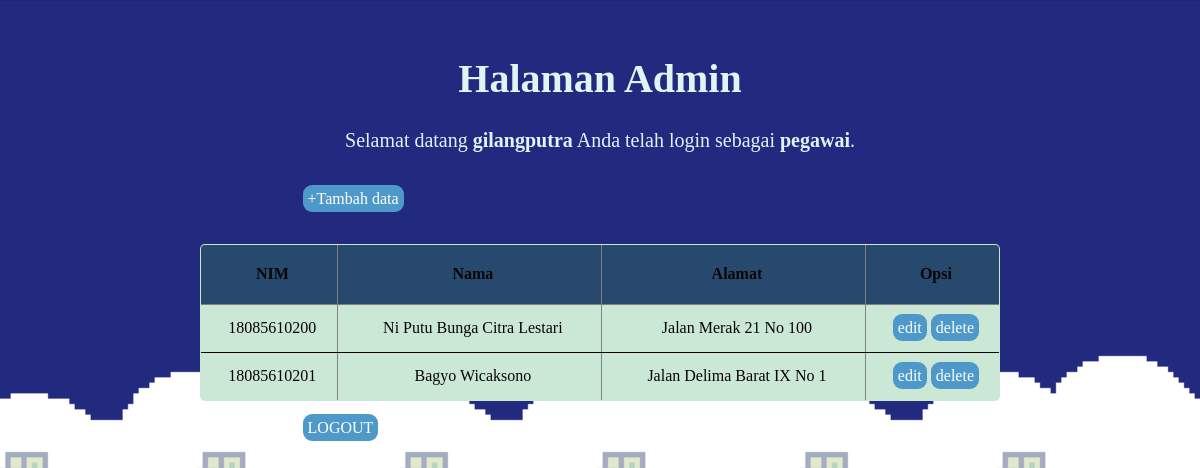
The page /halaman_admin.php (signed in) on the database its author committed.
### tables this page shows
CREATE TABLE `mahasiswa` (
  `id` int(11) NOT NULL,
  `nim` varchar(255) NOT NULL,
  `nama` varchar(255) NOT NULL,
  `alamat` text NOT NULL
);

### halaman_admin.php (the view, shortened to what this page needs)
<!DOCTYPE html>
<html lang="en">
<head>
	<link rel="stylesheet" href="style2.css">
</head>
<body>
	<h1>Halaman Admin</h1>
	<p>Selamat datang <b><?php echo $_SESSION['username']; ?></b> Anda telah login sebagai <b><?php echo $_SESSION['level']; ?></b>.</p>
	<br/>
	<div class="box">
	<a href="insert.php">+Tambah data</a>
	</div>
	<br/>
	<br/>
	<table border="1">
		<thead>
		<tr>
			<th>NIM</th>
			<th>Nama</th>
			<th>Alamat</th>
			<th>Opsi</th>
		</tr>
		</thead>
		<tbody>
		<?php
		include 'koneksi.php';
		$data = mysqli_query($koneksi,"select * from mahasiswa");
		while($d = mysqli_fetch_array($data)){
			?>
			<tr>
				<td><?php echo $d['nim']; ?></td>
				<td><?php echo $d['nama']; ?></td>
				<td><?php echo $d['alamat']; ?></td>
				<td>
					<a href="edit.php?id=<?php echo $d['id']; ?>">edit</a>
					<a href="delete.php?id=<?php echo $d['id']; ?>">delete</a>
				</td>
			</tr>
			<?php
		}
		?>
		</tbody>
	</table>
	<br/>
	<div class="box">
	<a href="logout.php">LOGOUT</a>
	</div>
</body>
</html>

### style2.css (style rules this page uses)
body { font: 400 14px; padding: 20px; background-image: url("img1/789.png"); background-size: cover; }
h1 { font-size: 40px; text-align: center; color: #e1f4f3; }
.box { margin-left: 24%; }
a { background-color:#4f98ca; padding: 5px; border-radius: 9px; text-decoration: none; color: white; }
p { font-size: 20px; text-align: center; color: #e1f2fb; }
table { border-spacing: 1; border-collapse: collapse; background-color:#cae8d5; border-radius: 5px; overflow: hidden; max-width: 800px; width: 100%; margin: 0 auto; position: relative; }
td,th { padding-left: 8px; color: #080505; }
thead tr { height: 60px; background: #27496d; font-size: 16px; }
tbody tr { height: 48px; border-bottom: 1px solid black; color: white; }
td, th { text-align: center; }

### rows shown on the page
mahasiswa: nim "18085610200", nama "Ni Putu Bunga Citra Lestari", alamat "Jalan Merak 21 No 100"
mahasiswa: nim "18085610201", nama "Bagyo Wicaksono", alamat "Jalan Delima Barat IX No 1"

### other values the page prints
$_SESSION['username'] "gilangputra"
$_SESSION['level'] "pegawai"
